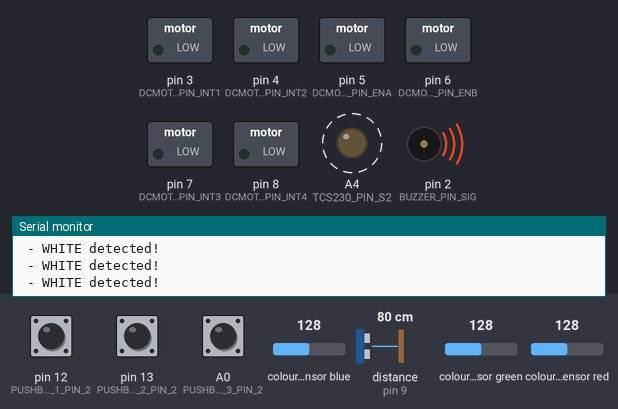
Bench run of a sketch on a simulated Teensy 3. On the bench: switched loads named in the sketch (green lamp = pin HIGH), output pins drawn as LEDs (lit = HIGH), buzzer (waves = sounding), the last lines printed to the serial monitor. Wiring (inferred from the names in the program): TCS3200 colour sensor: output A5; S2 A1; S3 A3; S0 A2; S1 A1. Dashed ring = blinking. Inputs (shaded band) come from the test bench; at power-on: colour sensor blue 128, pin 12 (PUSHBUTTON_1_PIN_2) LOW, pin 13 (PUSHBUTTON_2_PIN_2) LOW, A0 (PUSHBUTTON_3_PIN_2) LOW, distance to the obstacle (sensor on pin 9) 80 cm, colour sensor green 128, colour sensor red 128. The echo pulse lasts 58.3 µs per cm; pins used as bus, display or sensor lines are not drawn.

Above: at 1.2 s.
1.3 s: colour sensor blue set to 61
4.3 s: colour sensor blue set to 54
At 4.74 s:
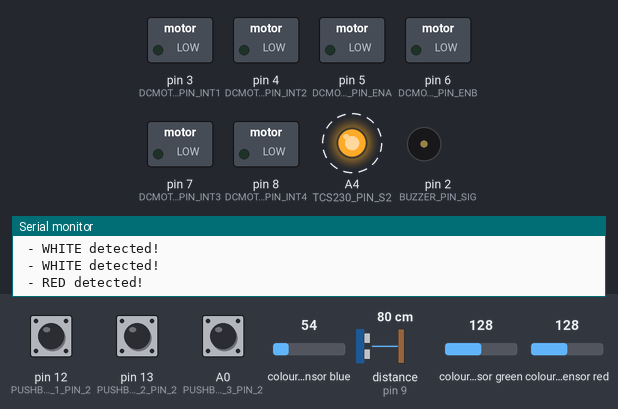
7.3 s: pin 12 (PUSHBUTTON_1_PIN_2) pulled HIGH for 0.15 s
At 7.34 s:
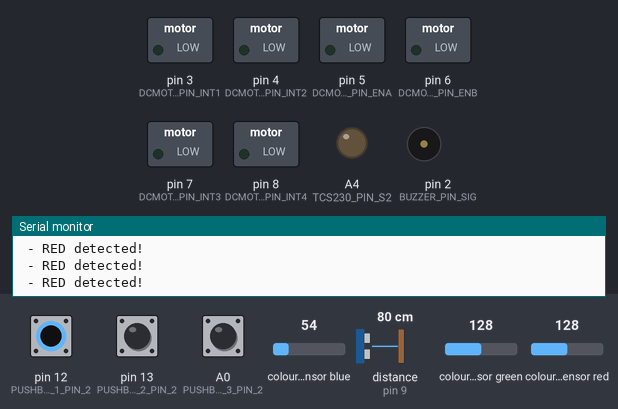
At 8.2 s:
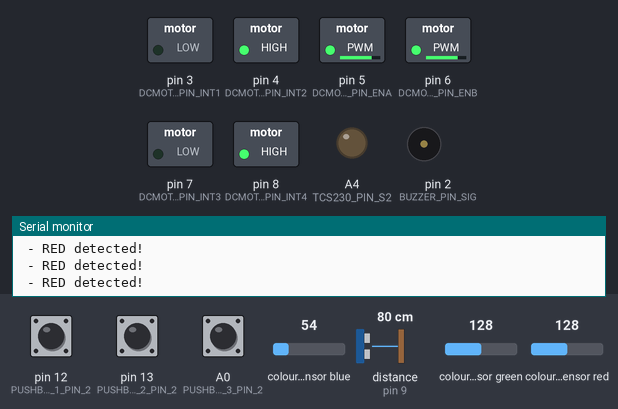
Timing chart, 0 to 10.3 s (numbered marks = the images above; inputs shaded):
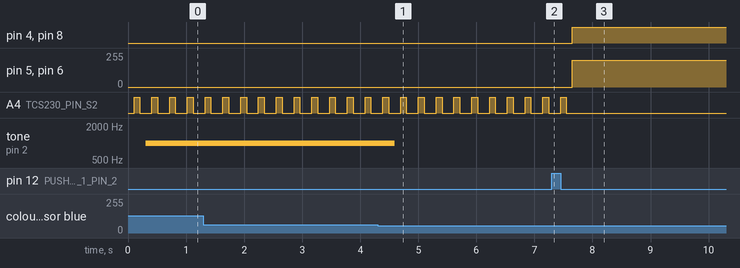

The sketch:

Firmware.ino
```cpp
// Include Libraries
#include "Arduino.h"
#include "Buzzer.h"
#include "DCMDriverL298.h"
#include "NewPing.h"
#include "Button.h"


// Pin Definitions & Wire Colours
#define BUZZER_PIN_SIG	2 //Red
#define DCMOTORDRIVERL298_PIN_INT1	3 //Yellow
#define DCMOTORDRIVERL298_PIN_ENB	6 //Red
#define DCMOTORDRIVERL298_PIN_INT2	4 //Green
#define DCMOTORDRIVERL298_PIN_ENA	5 //Brown
#define DCMOTORDRIVERL298_PIN_INT3	7 //Blue
#define DCMOTORDRIVERL298_PIN_INT4	8 //Purple
#define HCSR04_PIN_TRIG	10 //Black
#define HCSR04_PIN_ECHO	9 //Grey
#define PUSHBUTTON_1_PIN_2	12 // Red
#define PUSHBUTTON_2_PIN_2	13 //Red
#define PUSHBUTTON_3_PIN_2	A0 //Red
#define TCS230_PIN_S1	A1 //Brown
#define TCS230_PIN_S0	A2 //Blue
#define TCS230_PIN_S3	A3 //Green
#define TCS230_PIN_S2	A4 //Yellow
#define TCS230_PIN_OUT	A5 //Orange


// object initialization
Buzzer buzzer(BUZZER_PIN_SIG);
DCMDriverL298 dcMotorDriverL298(DCMOTORDRIVERL298_PIN_ENA,DCMOTORDRIVERL298_PIN_INT1,DCMOTORDRIVERL298_PIN_INT2,DCMOTORDRIVERL298_PIN_ENB,DCMOTORDRIVERL298_PIN_INT3,DCMOTORDRIVERL298_PIN_INT4);
NewPing hcsr04(HCSR04_PIN_TRIG,HCSR04_PIN_ECHO);
Button pushButton_1(PUSHBUTTON_1_PIN_2);
Button pushButton_2(PUSHBUTTON_2_PIN_2);
Button pushButton_3(PUSHBUTTON_3_PIN_2);

// Stores frequency read by the photodiodes
int redFrequency = 0;
int greenFrequency = 0;
int blueFrequency = 0;

// Stores the red. green and blue colors
int redColor = 0;
int greenColor = 0;
int blueColor = 0;

//Outlines motor speed as a variable since it will change
int dcmotorspeed = 200;   // MAX 255
int turn_speed = 230;    // MAX 255
int turn_delay = 10;

//Declares the colour detecting variables
int colourDetected = 0;
int colourToDetect = 0;
int detectionStatus = 0;

//Declares the number of buttons pressed
int buttonPressCounter = 0;

// Setup the essentials for your circuit to work. It runs first every time your circuit is powered with electricity.
void setup()
{

  pinMode(BUZZER_PIN_SIG, OUTPUT);

  pushButton_1.init();
  pushButton_2.init();
  pushButton_3.init();

  pinMode(TCS230_PIN_S0, OUTPUT);
  pinMode(TCS230_PIN_S1, OUTPUT);
  pinMode(TCS230_PIN_S2, OUTPUT);
  pinMode(TCS230_PIN_S3, OUTPUT);

  // Setting the sensorOut as an input
  pinMode(TCS230_PIN_OUT, INPUT);

  // Setting frequency scaling to 20%
  digitalWrite(TCS230_PIN_S0,HIGH);
  digitalWrite(TCS230_PIN_S1,LOW);

  // Begins serial communication
  Serial.begin(9600);
}

// Main logic of your circuit. It defines the interaction between the components you selected. After setup, it runs over and over again, in an eternal loop.
void loop()
{

  //Declare Ultrasonic distance variable constantly
  int hcsr04Dist = hcsr04.ping_cm();
  //delay(10);
  //Serial.print(F("Distance: ")); Serial.print(hcsr04Dist); Serial.println(F("[cm]"));

  // Setting RED (R) filtered photodiodes to be read
  digitalWrite(TCS230_PIN_S2,LOW);
  digitalWrite(TCS230_PIN_S3,LOW);

  // Reading the output frequency
  redFrequency = pulseIn(TCS230_PIN_OUT, LOW);
  // Remaping the value of the RED (R) frequency from 0 to 255
  // You must replace with your own values. Here's an example:
  // redColor = map(redFrequency, 70, 120, 255,0);
  redColor = map(redFrequency, 26, 136, 255,0);

  // Printing the RED (R) value
  //Serial.print("R = ");
  //Serial.print(redColor);
  delay(100);

  // Setting GREEN (G) filtered photodiodes to be read
  digitalWrite(TCS230_PIN_S2,HIGH);
  digitalWrite(TCS230_PIN_S3,HIGH);

  // Reading the output frequency
  greenFrequency = pulseIn(TCS230_PIN_OUT, LOW);
  // Remaping the value of the GREEN (G) frequency from 0 to 255
  // You must replace with your own values. Here's an example:
  // greenColor = map(greenFrequency, 100, 199, 255, 0);
  greenColor = map(greenFrequency, 46, 108, 255, 0);

  // Printing the GREEN (G) value
  //Serial.print(" G = ");
  //Serial.print(greenColor);
  delay(100);

  // Setting BLUE (B) filtered photodiodes to be read
  digitalWrite(TCS230_PIN_S2,LOW);
  digitalWrite(TCS230_PIN_S3,HIGH);

  // Reading the output frequency
  blueFrequency = pulseIn(TCS230_PIN_OUT, LOW);
  // Remaping the value of the BLUE (B) frequency from 0 to 255
  // You must replace with your own values. Here's an example:
  // blueColor = map(blueFrequency, 38, 84, 255, 0);
  blueColor = map(blueFrequency, 62, 156, 255, 0);

  // Printing the BLUE (B) value
  //Serial.print(" B = ");
  //Serial.print(blueColor);
  delay(100);

  // Checks the current detected color and prints
  // a message in the serial monitor
  if(redColor > greenColor && redColor > blueColor){
    Serial.println(" - RED detected!");
    colourDetected = 2;
  }
  if(greenColor > redColor && greenColor > blueColor){
    Serial.println(" - GREEN detected!");
    colourDetected = 1;
  }
  if(blueColor > redColor && blueColor > greenColor && blueColor < 40){
    Serial.println(" - BLUE detected!");
    colourDetected = 3;
  }
  //Code Logic added to detect the colour white
  if(blueColor > greenColor && blueColor > redColor && redColor > 1 && greenColor > 1){
    Serial.println(" - WHITE detected!");
    colourDetected = 4;
  }

  //Ulstrasonic Sensor to update speed variable based on distance (cm)
  if (hcsr04Dist <= 20) {
    dcmotorspeed = 150;
  }
  if (hcsr04Dist <= 15) {
    dcmotorspeed = 100;
  }
  if (hcsr04Dist <= 10) {
    dcmotorspeed = 50;
  }
  if (hcsr04Dist >1 && hcsr04Dist <= 5) {
    dcmotorspeed = 0;
  }
  if (hcsr04Dist > 20 || hcsr04Dist < 1) {
    dcmotorspeed = 200;
  }

  //Serial.print("Speed: "); Serial.print(dcmotorspeed); Serial.print(" "); Serial.print(buttonPressCounter);
  //Serial.print(colourDetected);
  //delay(10);
  //Button press determines colour to follow
  //Repressing the sma ebutton will stop the system
  if (pushButton_1.onPress() && buttonPressCounter == 0) {
    detectionStatus = 1;
    buttonPressCounter = 1;
    colourToDetect = 'G';
    bool pushButton_1Val = pushButton_1.read();
    //Serial.print(F("Val: ")); Serial.println(pushButton_1Val);
    dcMotorDriverL298.setMotorA(dcmotorspeed, 0);
    dcMotorDriverL298.setMotorB(dcmotorspeed, 1);
    }
  else if (pushButton_1.onPress() && buttonPressCounter == 1) {
    detectionStatus = 'F';
    buttonPressCounter = 0;
    dcMotorDriverL298.stopMotors();
  }

  if (pushButton_2.onPress() && buttonPressCounter == 0) {
    detectionStatus = 1;
    buttonPressCounter = 1;
    colourToDetect = 2;
    bool pushButton_2Val = pushButton_2.read();
    //Serial.print(F("Val: ")); Serial.println(pushButton_2Val);
  }
  else if (pushButton_2.onPress() && buttonPressCounter == 1) {
    //detectionStatus = 'F';
    buttonPressCounter = 0;
    //dcmotorspeed = 0;
    //dcMotorDriverL298.stopMotors();
  }

  if (pushButton_3.onPress() && buttonPressCounter == 0) {
    detectionStatus = 'T';
    buttonPressCounter = 1;
    colourToDetect = 'B';
    bool pushButton_3Val = pushButton_3.read();
    //Serial.print(F("Val: ")); Serial.println(pushButton_3Val);
    dcMotorDriverL298.setMotorA(dcmotorspeed, 0);
    dcMotorDriverL298.setMotorB(dcmotorspeed, 1);
  }
  else if (pushButton_3.onPress() && buttonPressCounter == 1) {
    detectionStatus = 'F';
    buttonPressCounter = 0;
    dcmotorspeed = 0;
    dcMotorDriverL298.stopMotors();
  }

  if (detectionStatus == 1) {
    while (colourDetected == colourToDetect) {
    //move forward
      //Serial.print("going forward");
      //delay(100);
      //Serial.println(colourDetected); Serial.print(" "); Serial.println(colourToDetect);
      dcMotorDriverL298.setMotorA(dcmotorspeed, 0);
      dcMotorDriverL298.setMotorB(dcmotorspeed, 1);
      //digitalWrite (DCMOTORDRIVERL298_PIN_INT2,LOW);
      //digitalWrite(DCMOTORDRIVERL298_PIN_INT1,HIGH);
      //digitalWrite (DCMOTORDRIVERL298_PIN_INT4,HIGH);
      //digitalWrite(DCMOTORDRIVERL298_PIN_INT3,LOW);

      //analogWrite (DCMOTORDRIVERL298_PIN_ENA, dcmotorspeed);
      //analogWrite (DCMOTORDRIVERL298_PIN_ENB, dcmotorspeed);

      delay(turn_delay);
      if (colourDetected != colourToDetect) {
        break;
      }

    }
    while (colourDetected != colourToDetect) {
      //turn left
      //Serial.println("turning left");
      dcMotorDriverL298.setMotorA(dcmotorspeed, 1);
      dcMotorDriverL298.setMotorB(dcmotorspeed, 1);

      //digitalWrite (motorA1,HIGH);
      //digitalWrite(motorA2,LOW);
      //digitalWrite (motorB1,HIGH);
      //digitalWrite(motorB2,LOW);

      //analogWrite (DCMOTORDRIVERL298_PIN_ENA, turn_speed);
      //analogWrite (DCMOTORDRIVERL298_PIN_ENB, dcmotorspeed);

      //delay(turn_delay);

      if (colourDetected == colourToDetect) {
        break;
      }

      //turn right
      //Serial.println("turning left");
      //dcMotorDriverL298.setMotorA(dcmotorspeed, 0);
      //dcMotorDriverL298.setMotorB(dcmotorspeed, 0);

      //digitalWrite (motorA1,HIGH);
      //digitalWrite(motorA2,LOW);
      //digitalWrite (motorB1,HIGH);
      //digitalWrite(motorB2,LOW);

      //analogWrite (DCMOTORDRIVERL298_PIN_ENA, turn_speed);
      //analogWrite (DCMOTORDRIVERL298_PIN_ENB, dcmotorspeed);

      //delay(turn_delay);
    }
  }

  //Buzzer will sound when it is not looking at the colour it is set to follow
  if (colourDetected == 4) {
      buzzer.on();       // 1. turns on
      tone(BUZZER_PIN_SIG, 1000); // Send 1KHz sound signal
  }
  else if (colourDetected == 1 || colourDetected == 2 || colourDetected == 3) {
      noTone(BUZZER_PIN_SIG);     // Stop sound
      buzzer.off();      // 2. turns off.
  }

}
```

Button.cpp
```cpp
#include "Button.h"

#include <Arduino.h>


Button::Button(const int pin) : m_pin(pin)
{

}

void Button::init()
{

  pinMode(m_pin, INPUT);
  // set begin state
  m_lastButtonState = read();
}


//read button state.
bool Button::read()
{
  return digitalRead(m_pin);

}


//In General:
//if button is not pushed function will return LOW (0).
//if it is pushed function will return HIGH (1).

bool Button::onChange()
{
  //read button state. '1' is pushed, '0' is not pushed.
  bool reading = read();
  // If the switch changed, due to noise or pressing:
  if (reading != m_lastButtonState) {
    // reset the debouncing timer
    m_lastDebounceTime = millis();
    m_pressFlag = 1;
  }

  if ((millis() - m_lastDebounceTime) > m_debounceDelay) {
    // whatever the reading is at, it's been there for longer
    // than the debounce delay, so take it as the actual current state:

    // if the button state has changed:
    if (m_pressFlag) { //reading != m_lastButtonState) {
      //update the buton state
      m_pressFlag = 0;

      // save the reading.  Next time through the loop,
      m_lastButtonState = reading;
      return 1;

    }
  }
  m_lastButtonState = reading;

  return 0;

}

bool Button::onPress()
{
  //read button state. '1' is pushed, '0' is not pushed.
  bool reading = read();
  // If the switch changed, due to noise or pressing:
  if (reading == HIGH && m_lastButtonState == LOW) {
    // reset the debouncing timer
    m_lastDebounceTime = millis();
    m_pressFlag = 1;
  }

  if ((millis() - m_lastDebounceTime) > m_debounceDelay) {
    // whatever the reading is at, it's been there for longer
    // than the debounce delay, so take it as the actual current state:

    // if the button state has changed:
    if (m_pressFlag) {
      // save the reading.  Next time through the loop,
      m_pressFlag = 0;
      m_lastButtonState = reading;
      return 1;

    }
  }
  m_lastButtonState = reading;

  return 0;

}

bool Button::onRelease()
{
  //read button state. '1' is pushed, '0' is not pushed.
  bool reading = read();
  // If the switch changed, due to noise or pressing:
  if (reading == LOW && m_lastButtonState == HIGH) {
    // reset the debouncing timer
    m_lastDebounceTime = millis();
    m_pressFlag = 1;
  }

  if ((millis() - m_lastDebounceTime) > m_debounceDelay) {
    // whatever the reading is at, it's been there for longer
    // than the debounce delay, so take it as the actual current state:

    // if the button state has changed:
    if ( m_pressFlag) { //reading == LOW && m_lastButtonState == HIGH) {
      // save the reading.  Next time through the loop,
      m_lastButtonState = reading;
      m_pressFlag = 0;
      return 1;

    }
  }
  m_lastButtonState = reading;

  return 0;

}
```

Button.h
```cpp
#ifndef _BUTTON_H_
#define _BUTTON_H_


//button  class:
class Button {
  public:
    Button(const int pin);
    //initialize button instance
    void init();
    //Read button state - without debounce
    bool read();
    //return True on both button events, Press or Release
    bool onChange();
    //return True only on Press
    bool onPress();
    //return True only on Release
    bool onRelease();


  private:
    const int m_pin;
    bool m_lastButtonState; //state variables
    long m_lastDebounceTime = 0;  // the last time the output pin was toggled
    const int m_debounceDelay = 50;    // the debounce time; increase if the output flickers
    bool m_pressFlag = 0;

};

#endif //_BUTTON_H_
```

Buzzer.cpp
```cpp
#include "Buzzer.h"

Buzzer::Buzzer(const int pin) : Switchable(pin)
{

}
```

Buzzer.h
```cpp
/** \addtogroup Buzzer
 *  @{
 */
#ifndef BUZZER_H
#define BUZZER_H

#include "Switchable.h"

//solenoid driver class:
class Buzzer : public Switchable {
    public:
        Buzzer(const int pin);
};

#endif //BUZZER_H
 /** @}*/
```

Switchable.cpp
```cpp
#include "Switchable.h"
#include <Arduino.h>

Switchable::Switchable(const int pin) : m_pin(pin)
{
    // Set pin as output
    pinMode(m_pin, OUTPUT);
    // Start state if off
	off();
}

//turn on:
void Switchable::on()
{
	digitalWrite(m_pin, 1); //high
	m_state = true;
}

//turn off:
void Switchable::off()
{
	digitalWrite(m_pin, 0); //low
	m_state = false;
}

void Switchable::toggle()
{
	digitalWrite(m_pin, !m_state); //low
	m_state = !m_state;
}

// dim pin
void Switchable::dim(int dimVal)
{
    analogWrite(m_pin, dimVal);
}

bool Switchable::getState()
{
    return m_state;
}

void Switchable::setState(bool state)
{
    digitalWrite(m_pin, state);
    m_state = state;
}
```

Switchable.h
```cpp
#ifndef _SWITCHABLE_H_
#define _SWITCHABLE_H_

//Base class for output that can be switched on/off via single digital pin:
class Switchable
{
	public:

		// Consturcutor accepts pin number for output
	    Switchable(const int pin);

		// Turn pin on
		void on();

	    // Turn pin off
		void off();

		// Toggle pin
		void toggle();

		// dim pin
		void dim(int dimVal);

		// Get current state
		bool getState();

		// Set state with bool variable
		void setState(bool state);

	private:

		const int m_pin; 	//output pin
		bool m_state;		//current state
};

#endif // _SWITCHABLE_H_
 
```

DCMDriverL298.cpp
```cpp
#include <Arduino.h>
#include "DCMDriverL298.h"

/**
* Construct a DC Motor Driver instance.<BR>
* It constructs two DC Motor instances, motorL and motorR.<BR>
* enA, enB - enable pins for motors. connected to PWM pin on Arduino board.<BR>
* pinA1,pinA2,pinB1,pinB2 - direction pin of the motors. connected to digital pins on Arduino board.
*/
DCMDriverL298::DCMDriverL298(const int enA, const int pinA1, const int pinA2, const int enB, const int pinB1, const int pinB2) : m_enA(enA), m_enB(enB), m_pinA1(pinA1), m_pinA2(pinA2), m_pinB1(pinB1), m_pinB2(pinB2)
{
	pinMode(m_pinA1,OUTPUT);
    pinMode(m_pinA2,OUTPUT);
    pinMode(m_pinB1,OUTPUT);
    pinMode(m_pinB2,OUTPUT);
    pinMode(m_enA,OUTPUT);
    pinMode(m_enB,OUTPUT);

 	stopMotors();
}

/**Set DC motor A speed and direction.
*/
void DCMDriverL298::setMotorA(int speed, bool dir)
{
	setMotor(m_enA, m_pinA1, m_pinA2, speed, dir);
}

/**Set DC motor B speed and direction.
*/
void DCMDriverL298::setMotorB(int speed, bool dir)
{
	setMotor(m_enB, m_pinB1, m_pinB2, speed, dir);
}
/**Stop DC motor A.
*/
void DCMDriverL298::stopMotorA()
{
	off(m_enA, m_pinA1, m_pinA2);
}
/**Stop DC motor B.
*/
void DCMDriverL298::stopMotorB()
{
	off(m_enB, m_pinB1, m_pinB2);
}
/**Stop both DC motors.
*/
void DCMDriverL298::stopMotors()
{
	stopMotorA();
	stopMotorB();
}
/**Set DC motor speed and direction.
*/
void DCMDriverL298::setMotor(int pinPWM, int pinDir1, int pinDir2, int speed, bool dir)
{
	analogWrite(pinPWM, speed);
	digitalWrite(pinDir1, !dir);
	digitalWrite(pinDir2, dir);
}


/**Turn off DC motor
*/
void DCMDriverL298::off(int pinPWM, int pinDir1, int pinDir2)
{
	analogWrite(pinPWM, 0);
	digitalWrite(pinDir1, LOW);
	digitalWrite(pinDir2, LOW);
}
```

DCMDriverL298.h
```cpp
/** \addtogroup DCMotorWDriver
 *  @{
 */

#ifndef _DCMDRIVERL298_H_
#define _DCMDRIVERL298_H_


//DcMotor driver class:
class DCMDriverL298
{

	public:
		DCMDriverL298(const int enA, const int pinA1, const int pinA2, const int enB, const int pinB1, const int pinB2);
		void setMotorA(int speed, bool dir);
		void setMotorB(int speed, bool dir);
		void stopMotorA();
		void stopMotorB();
		void stopMotors();
		void setMotor(int pinPWM, int pinDir1, int pinDir2, int speed, bool dir);
		void off(int pinPWM, int pinDir1, int pinDir2);
	private:
		const int m_enA, m_enB, m_pinA1, m_pinA2, m_pinB1, m_pinB2;

};

#endif // _DCMDRIVERL298_H_
/** @}*/
```

Measured:
- the behaviour switches between 58 and 57 on colour sensor blue (found by bisection; images 0 and 1)
- after the input at 4.3 s, tone on pin 2 (BUZZER_PIN_SIG): 1000 Hz → silent after 0.29 s
- after the input at 7.3 s, pin 4 (DCMOTORDRIVERL298_PIN_INT2), pin 8 (DCMOTORDRIVERL298_PIN_INT4): LOW → HIGH after 0.35 s; pin 5 (DCMOTORDRIVERL298_PIN_ENA), pin 6 (DCMOTORDRIVERL298_PIN_ENB): 0/255 → 200/255 after 0.35 s; A4 (TCS230_PIN_S2): goes on until 7.6 s, then stays LOW
- by itself, A4 (TCS230_PIN_S2): alternates HIGH for 0.10 s and LOW for 0.21 s
